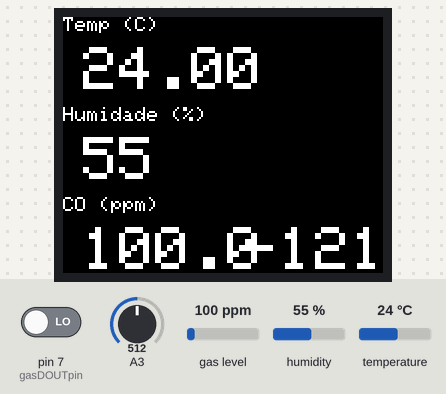
The sketch below on a simulated Arduino Leonardo, built with avr-gcc and run on an emulated ATmega32U4. Shown: 160×128 colour display. Inputs (shaded band) come from the test bench; at power-on: gas level 100 ppm, humidity 55 %, A3 = 512, temperature 24 °C, pin 7 (gasDOUTpin) LOW.

Above: at 2.8 s.
2.9 s: gas level set to 20 ppm
At 5.5 s:
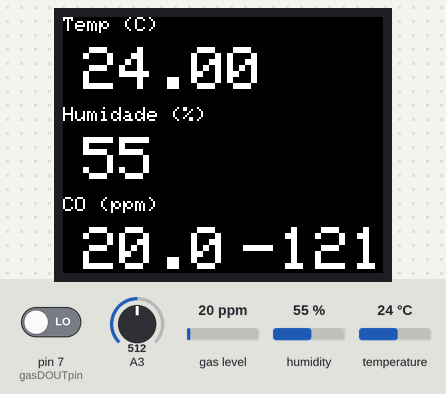
7.5 s: humidity set to 22 %
At 9.5 s:
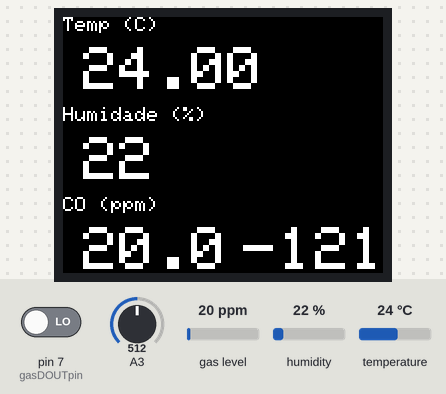
11.5 s: A3 set to 716
At 13.5 s:
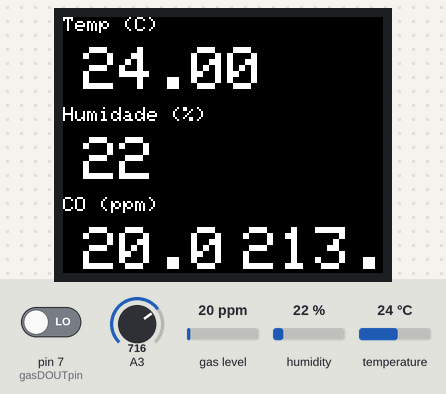
15.6 s: temperature set to 12 °C
At 17.6 s:
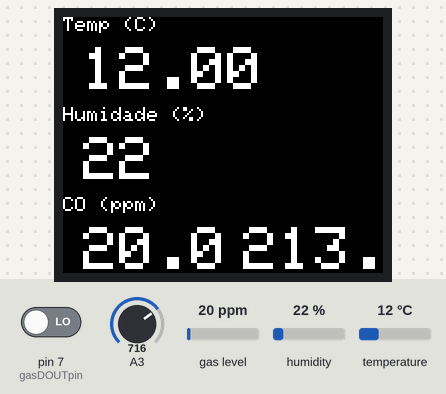
19.6 s: gas level set to 250 ppm
At 21.6 s:
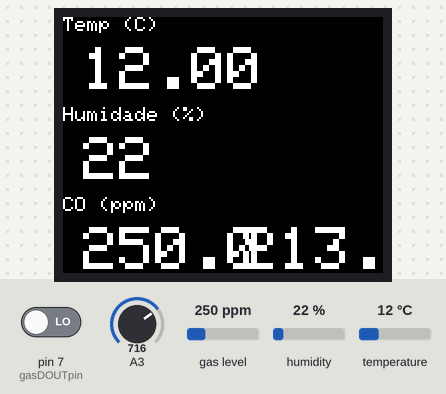
23.6 s: A3 set to 992
At 25.6 s:
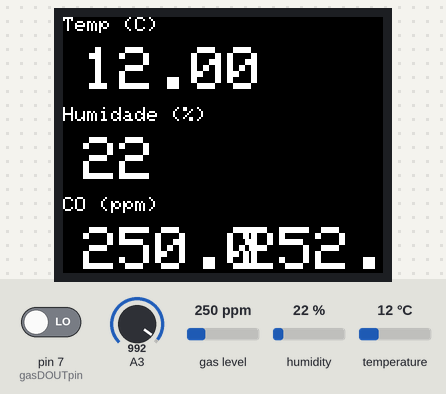
Timing chart, 0 to 27.1 s (numbered marks = the images above; inputs shaded):
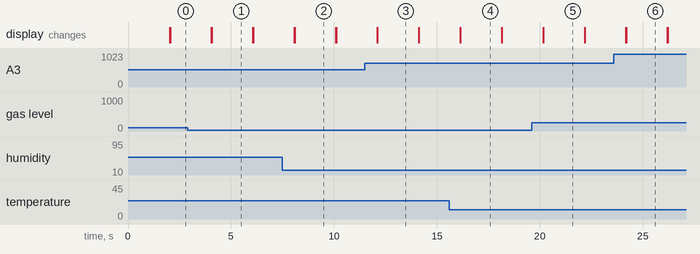

Measured:
- after the input at 2.9 s, the display: first differs from a run without the input after 1.2 s (image 1)
- after the input at 7.5 s, the display: first differs from a run without the input after 0.59 s (image 2)
- after the input at 11.5 s, the display: first differs from a run without the input after 0.62 s (image 3)
- after the input at 15.6 s, the display: first differs from a run without the input after 0.54 s (image 4)
- after the input at 19.6 s, the display: first differs from a run without the input after 0.57 s (image 5)
- after the input at 23.6 s, the display: first differs from a run without the input after 0.60 s (image 6)
- what the display in image 1 shows lasts 2.0 s, from 4.1 s to 6.1 s

The sketch:

visor_tft_temperaturav2.ino
```cpp
/*
Arduino Smart Estufa


*/

#include "SPI.h"
#include "MQ7.h"
#include <TFT.h>  // Arduino LCD library


// Pins SCLK and MOSI are fixed in hardware, and pin 10 (or 53)
// must be an output
//#define sclk 13 // for MEGAs use pin 52
//#define mosi 11 // for MEGAs use pin 51
#define cs 10 // for MEGAs you probably want this to be pin 53
#define dc 9
#define rst 8 // you can also connect this to the Arduino reset

// pin definition for the Leonardo
// #define cs 7
// #define dc 0
// #define rst 1

// create an instance of the library
TFT TFTscreen = TFT(cs, dc, rst);


#include "DHT.h" //https://learn.adafruit.com/dht/downloads


#define DHTPIN 2 // what pin we're connected to

// Uncomment whatever type you're using!
//#define DHTTYPE DHT11 // DHT 11
#define DHTTYPE DHT22 // DHT 22 (AM2302)
//#define DHTTYPE DHT21 // DHT 21 (AM2301)

// Connect pin + (middle) of the sensor to +5V
// Connect pin S (on the right) of the sensor to whatever your DHTPIN is
// Connect pin - (on the left) of the sensor to GROUND
// Connect 10k resistor between S and +


// Gas sensor
const int gasAOUTpin=0;//the AOUT pin of the CO sensor goes into analog pin A0 of the arduino
const int gasDOUTpin=7;//the DOUT pin of the CO sensor goes into digital pin D8 of the arduino


int cycleTime = 2000;

DHT dht(DHTPIN, DHTTYPE);

float h;
float t;
float v;

// char array to print to the screen
char tempPrintout[6];
char humPrintout[6];
char coPrintout[6];
char vPrintout[6];


int gasLimit;
float gasVal;

MQ7 mq7(A0, 5.0);


float leerVoltaje(int pinSonda) {

//float escala = 100; //100 para voltios, 0.1 para milivoltios

float escala = 0.1;


  float lectura = analogRead(pinSonda);

  lectura = map(lectura, 0, 1023, 0, 500);

  float voltaje = lectura/escala;

  return voltaje;
}
void setup() {


// Put this line at the beginning of every sketch that uses the GLCD:
TFTscreen.begin();

// clear the screen with a black background
TFTscreen.background(0, 0, 0);

// write the static text to the screen
// set the font color to white
TFTscreen.stroke(255,255,255);
// set the font size
TFTscreen.setTextSize(1);
// write the text to the top left corner of the screen
TFTscreen.text("Temp (C)",0,0);
// write the text to the top left corner of the screen
TFTscreen.text("Humidade (%)",0,45);
TFTscreen.text("CO (ppm)",0,90);
// ste the font size very large for the loop
TFTscreen.setTextSize(3);

dht.begin();


//gas sensor
pinMode(gasDOUTpin, INPUT);

}


void loop() {

// Read the value of the temp/humidity sensor on D2

// Reading temperature or humidity takes about 250 milliseconds!
// Sensor readings may also be up to 2 seconds 'old' (its a very slow sensor)
h = dht.readHumidity();
t = dht.readTemperature();
//t = (t*1.8)+32; //C to F conversion
v = leerVoltaje(A3);

gasVal =  mq7.getPPM();
gasLimit= digitalRead(gasDOUTpin);//reads the digital value from the CO sensor's DOUT pin


String tempVal = doubleToString(t, 2);
String humVal = doubleToString(h, 0);
String coStr = doubleToString(gasVal,1);
String vStr = doubleToString(v,2);


// String sensorVal = String(1.234);

// convert the reading to a char array
tempVal.toCharArray(tempPrintout, 6);
humVal.toCharArray(humPrintout, 6);
coStr.toCharArray(coPrintout, 6);
vStr.toCharArray(vPrintout, 6);

// set the font color
TFTscreen.stroke(255,255,255);
// print the sensor value
TFTscreen.text(tempPrintout, 10, 15);
TFTscreen.text(humPrintout, 10, 60);
TFTscreen.text(coPrintout, 10, 105);
TFTscreen.text(vPrintout, 90, 105);
// wait for a moment
delay(cycleTime);
// erase the text you just wrote
TFTscreen.stroke(0,0,0);
TFTscreen.text(tempPrintout, 10, 15);
TFTscreen.text(humPrintout, 10, 60);
TFTscreen.text(coPrintout, 10, 105);

TFTscreen.text(vPrintout, 90, 105);

/*
 * ALARMA
 *
 *  valor = digitalRead(2);
   if (analogRead(0) > 250){ // Capturo analogRead (0) que es el valor analogico del sensor
      digitalWrite(13, HIGH); // Enciendo LED
      digitalWrite(zumbador,HIGH); // Hago sonar zumbador

      delay (150); // Pausa

      digitalWrite(13, LOW); // Apago LED
      digitalWrite(zumbador, LOW); // Hago silenciar zumbador

      delay (150); // Pausa
   }

   */


}

//Rounds down (via intermediary integer conversion truncation)
String doubleToString(double input,int decimalPlaces){
if(decimalPlaces!=0){
String string = String((int)(input*pow(10,decimalPlaces)));
if(abs(input)<1){
if(input>0)
string = "0"+string;
else if(input<0)
string = string.substring(0,1)+"0"+string.substring(1);
}
return string.substring(0,string.length()-decimalPlaces)+"."+string.substring(string.length()-decimalPlaces);
}
else {
return String((int)input);
}
}
```
